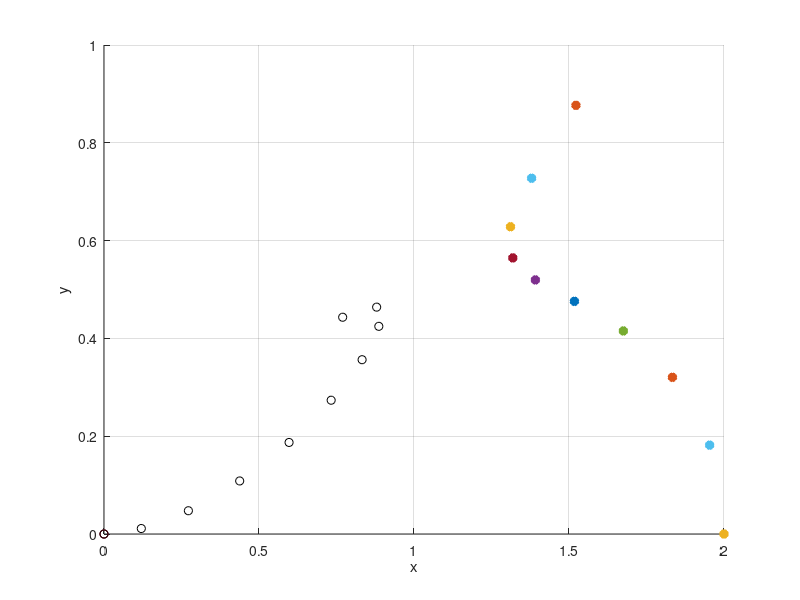

Write the MATLAB code that produced this figure.
A = [0.000000E+00      0.000000E+00   0.000000E+00   1.000000E+00   0.000000E+00   0.000000E+00   2.000000E+00   1.000000E+00   0.000000E+00   1.000000E+00   2.000000E+00   0.000000E+00  -0.000000E+00 
     1.000000E-01      0.000000E+00   0.000000E+00   1.000000E+00   1.203750E-01   1.120080E-02   1.992665E+00   1.097217E+00   1.020951E-01   7.989677E-01   1.953683E+00   1.817887E-01  -3.873952E-01 
     2.000000E-01      0.000000E+00   0.000000E+00   1.000000E+00   2.722114E-01   4.758720E-02   1.961060E+00   1.189013E+00   2.078598E-01   5.952902E-01   1.833603E+00   3.205452E-01  -7.315398E-01 
     3.000000E-01      0.000000E+00   0.000000E+00   1.000000E+00   4.376956E-01   1.084782E-01   1.892555E+00   1.275382E+00   3.160900E-01   3.874037E-01   1.675374E+00   4.152235E-01  -1.010303E+00 
     4.000000E-01      0.000000E+00   0.000000E+00   1.000000E+00   5.969812E-01   1.872306E-01   1.780101E+00   1.355689E+00   4.251834E-01   1.736854E-01   1.517416E+00   4.759056E-01  -1.212832E+00 
     5.000000E-01      0.000000E+00   0.000000E+00   1.000000E+00   7.327797E-01   2.735846E-01   1.623045E+00   1.428575E+00   5.333609E-01  -4.657073E-02   1.391590E+00   5.195526E-01  -1.339232E+00 
     6.000000E-01      0.000000E+00   0.000000E+00   1.000000E+00   8.325599E-01   3.564362E-01   1.424025E+00   1.491950E+00   6.387349E-01  -2.727620E-01   1.318780E+00   5.645973E-01  -1.393574E+00 
     7.000000E-01      0.000000E+00   0.000000E+00   1.000000E+00   8.864942E-01   4.246992E-01   1.183735E+00   1.542133E+00   7.388009E-01  -5.029075E-01   1.311278E+00   6.282034E-01  -1.373285E+00 
     8.000000E-01      0.000000E+00   0.000000E+00   1.000000E+00   8.794943E-01   4.639540E-01   8.939977E-01   1.569198E+00   8.277891E-01  -7.320475E-01   1.379408E+00   7.276702E-01  -1.252090E+00 
     9.000000E-01      0.000000E+00   0.000000E+00   1.000000E+00   7.698952E-01   4.432931E-01   5.409221E-01   1.531113E+00   8.815899E-01  -9.370355E-01   1.522436E+00   8.765935E-01  -9.559152E-01 
     1.000000E+00      0.000000E+00   0.000000E+00   1.000000E+00   5.563261E-01   3.509215E-01   2.467701E-01   1.360995E+00   8.584936E-01  -1.061254E+00   1.609338E+00   1.015144E+00  -6.160478E-01 ];

for c = 1:1:10
   
x0 = 0
y0 = 0
z0 = 0
x1 = A(c,2) 
x2 = A(c,5)
x3 = A(c,8)
x4 = A(c,11)
y1 = A(c,3)
y2 = A(c,6)
y3 = A(c,9)
y4 = A(c,12)
z1 = A(c,4)
z2 = A(c,7)
z3 = A(c,10)
z4 = A(c,13)
%figure('Position',[1 1 800 600])
hold on;
plot3(x0,y0,z0,'o',x1,y1,z1,'ro',x2,y2,z2,'ko',x3,y3,z3,'-',x4,y4,z4,'*', 'LineWidth', 4)
xlabel('x')
ylabel('y')
zlabel('z')
grid on
pause(0.9);
end
